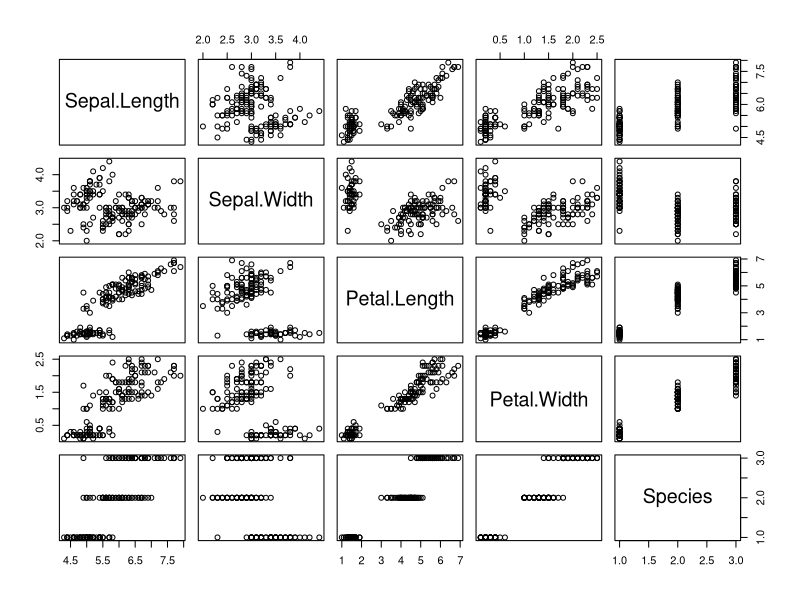

The R source for this figure:
#' ---
#' title: test
#' output: 
#'   md_document:
#'         toc: true
#'         number_sections: true
#' ---

#' ## 1. Outline analysis 3

#+ setup, include=F
knitr::opts_chunk$set(
    eval = TRUE, echo = TRUE, include=TRUE,
    fig.width = 5, fig.height = 5, dev='png',
    # fig.path= path/to/folder/with/all/figs,
    warning=TRUE, error=TRUE
)

#' ### First chunk: show some data
#+ chunk1
library(data.table)
library(ggplot2)
library(datasets)
data(iris)
summary(iris)

#' ### Second chunk: plot data

#+ chunk2
plot(iris)
